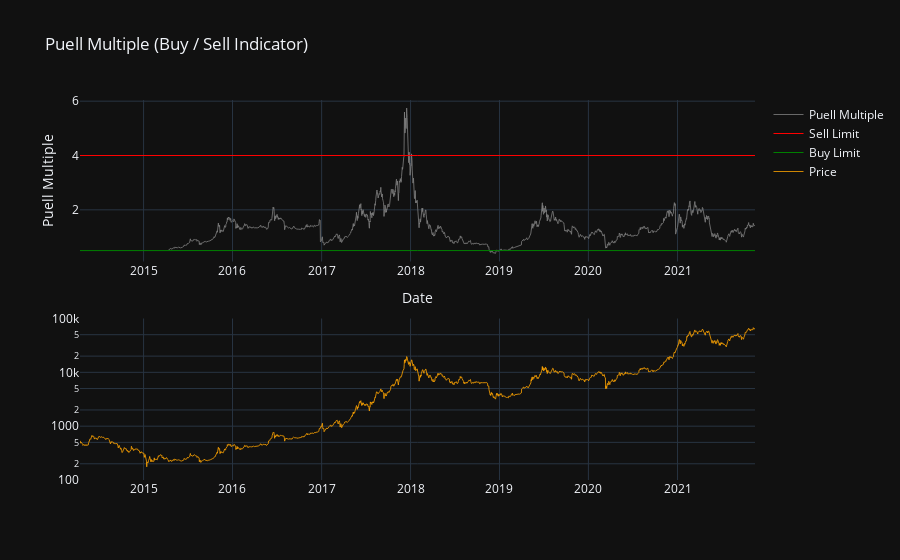

The code cell stored with this chart in its notebook:
### Markdown cell above
### Plotting • Plotly

### Code cell
# Initial a figure setup for supplots
puell_fig = make_subplots(rows=2, cols=1) # Creating two tables on top of eachother with shared x axis

# Puell Multiple items in row 1
puell_fig.add_trace(go.Scatter(x=asset_data_df['date'], y= asset_data_df["puell_multiple"], line=dict (color='grey', width=.8), name = 'Puell Multiple',), col=1, row=1)
puell_fig.add_trace(go.Scatter(x=asset_data_df['date'], y= asset_data_df["sell_limit"], line=dict (color='red', width=1), name = 'Sell Limit'), col=1, row=1)
puell_fig.add_trace(go.Scatter(x=asset_data_df['date'], y= asset_data_df["buy_limit"], line=dict (color='green', width=1), name = 'Buy Limit'), col=1, row=1)

# Price items in row 2
puell_fig.add_trace(go.Scatter(x=asset_data_df['date'], y= asset_data_df["price"], line=dict (color='orange', width=.8), name = 'Price', ), col=1, row=2)

# Global parameters to the entire chart
puell_fig.update_layout(template="plotly_dark", title='Puell Multiple (Buy / Sell Indicator)',xaxis_title='Date',yaxis_title='Puell Multiple', height = 600)
puell_fig.update_yaxes(type="log", range=[2,5],  col=1, row=2)


puell_fig.show()

### Figure 1 — Plotly figure (JSON) as saved in the notebook; plotly's stock layout.template omitted (floating-point values rounded to 4 significant figures; data arrays with more than 128 entries replaced by an {"elided": "..."} marker saying what was removed)
{"data": [{"line": {"color": "grey", "width": 0.8}, "name": "Puell Multiple", "type": "scatter", "x": {"elided": "2772 str values"}, "xaxis": "x", "y": {"elided": "2772 float values"}, "yaxis": "y"}, {"line": {"color": "red", "width": 1}, "name": "Sell Limit", "type": "scatter", "x": {"elided": "2772 str values"}, "xaxis": "x", "y": {"elided": "2772 int values"}, "yaxis": "y"}, {"line": {"color": "green", "width": 1}, "name": "Buy Limit", "type": "scatter", "x": {"elided": "2772 str values"}, "xaxis": "x", "y": {"elided": "2772 float values"}, "yaxis": "y"}, {"line": {"color": "orange", "width": 0.8}, "name": "Price", "type": "scatter", "x": {"elided": "2772 str values"}, "xaxis": "x2", "y": {"elided": "2772 float values"}, "yaxis": "y2"}], "layout": {"autosize": true, "title": {"text": "Puell Multiple (Buy / Sell Indicator)"}, "xaxis": {"anchor": "y", "autorange": true, "domain": [0, 1], "range": ["2014-04-15", "2021-11-15"], "showspikes": false, "title": {"text": "Date"}, "type": "date"}, "xaxis2": {"anchor": "y2", "autorange": true, "domain": [0, 1], "range": ["2014-04-15", "2021-11-15"], "showspikes": false, "type": "date"}, "yaxis": {"anchor": "x", "autorange": true, "domain": [0.575, 1], "range": [0.09849, 6.043], "showspikes": false, "title": {"text": "Puell Multiple"}, "type": "linear"}, "yaxis2": {"anchor": "x2", "autorange": false, "domain": [0, 0.425], "range": [2, 5], "showspikes": false, "type": "log"}}}
